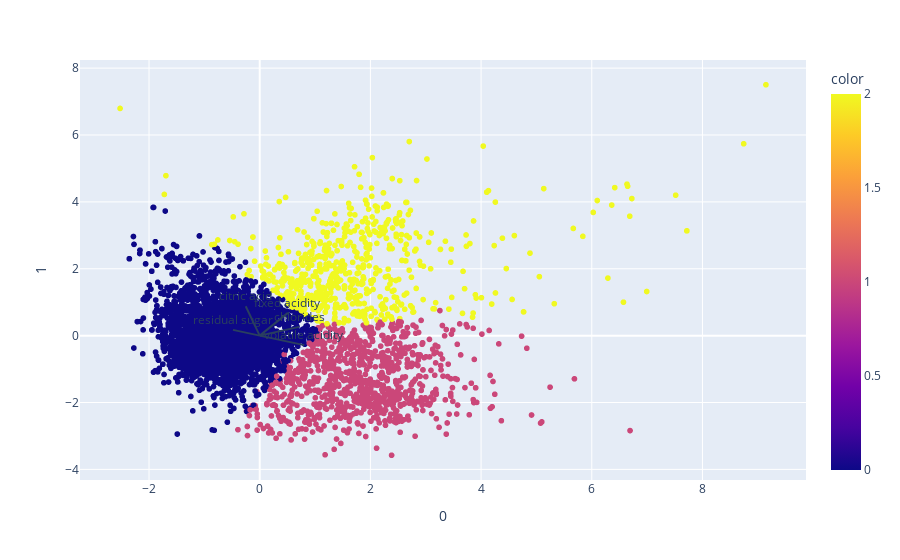

The code cell stored with this chart in its notebook:
### Code cell
for i, feature in enumerate(cols_to_use):
    fig.add_shape(
        type='line',
        x0=0, y0=0,
        x1=loadings[i, 0],
        y1=loadings[i, 1]
    )
    fig.add_annotation(
        x=loadings[i, 0],
        y=loadings[i, 1],
        ax=0, ay=0,
        xanchor="center",
        yanchor="bottom",
        text=feature,
    )
fig.show()

### Figure 1 — Plotly figure (JSON) as saved in the notebook; plotly's stock layout.template omitted (floating-point values rounded to 4 significant figures; data arrays with more than 128 entries replaced by an {"elided": "..."} marker saying what was removed)
{"data": [{"hovertemplate": "0=%{x}<br>1=%{y}<br>color=%{marker.color}<extra></extra>", "legendgroup": "", "marker": {"color": {"elided": "6497 int values"}, "coloraxis": "coloraxis", "symbol": "circle"}, "mode": "markers", "name": "", "showlegend": false, "type": "scattergl", "x": {"elided": "6497 float values"}, "xaxis": "x", "y": {"elided": "6497 float values"}, "yaxis": "y"}], "layout": {"annotations": [{"ax": 0, "ay": 0, "text": "fixed acidity", "x": 0.5089, "xanchor": "center", "y": 0.68, "yanchor": "bottom"}, {"ax": 0, "ay": 0, "text": "volatile acidity", "x": 0.8038, "xanchor": "center", "y": -0.284, "yanchor": "bottom"}, {"ax": 0, "ay": 0, "text": "citric acid", "x": -0.2528, "xanchor": "center", "y": 0.8781, "yanchor": "bottom"}, {"ax": 0, "ay": 0, "text": "residual sugar", "x": -0.4829, "xanchor": "center", "y": 0.1717, "yanchor": "bottom"}, {"ax": 0, "ay": 0, "text": "chlorides", "x": 0.7136, "xanchor": "center", "y": 0.2622, "yanchor": "bottom"}], "coloraxis": {"colorbar": {"title": {"text": "color"}}, "colorscale": [[0, "#0d0887"], [0.1111, "#46039f"], [0.2222, "#7201a8"], [0.3333, "#9c179e"], [0.4444, "#bd3786"], [0.5556, "#d8576b"], [0.6667, "#ed7953"], [0.7778, "#fb9f3a"], [0.8889, "#fdca26"], [1, "#f0f921"]]}, "legend": {"tracegroupgap": 0}, "margin": {"t": 60}, "shapes": [{"type": "line", "x0": 0, "x1": 0.5089, "y0": 0, "y1": 0.68}, {"type": "line", "x0": 0, "x1": 0.8038, "y0": 0, "y1": -0.284}, {"type": "line", "x0": 0, "x1": -0.2528, "y0": 0, "y1": 0.8781}, {"type": "line", "x0": 0, "x1": -0.4829, "y0": 0, "y1": 0.1717}, {"type": "line", "x0": 0, "x1": 0.7136, "y0": 0, "y1": 0.2622}], "xaxis": {"anchor": "y", "domain": [0, 1], "title": {"text": "0"}}, "yaxis": {"anchor": "x", "domain": [0, 1], "title": {"text": "1"}}}}
